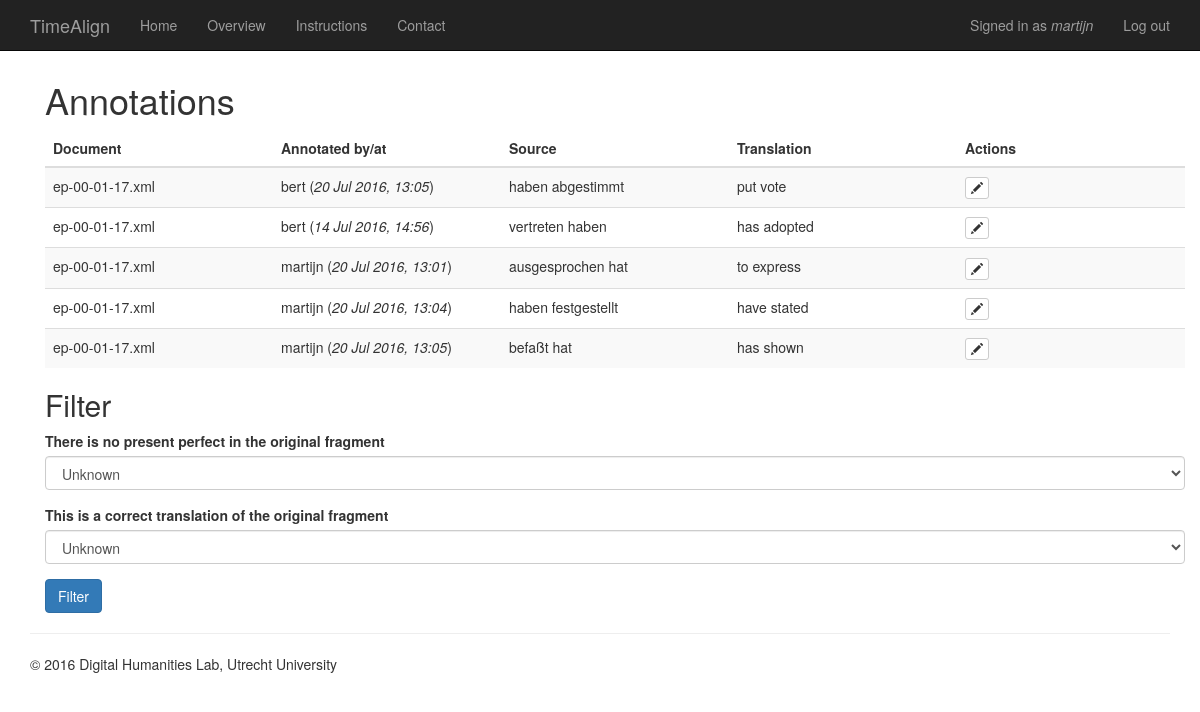
Screenshot of /list/de/en/ (signed in) with the database file from the repository.
### annotations/models.py (models this page shows, shortened)
class Annotation(models.Model):
    alignment = models.ForeignKey(Alignment)
    is_no_target = models.BooleanField('There is no present perfect in the original fragment', default=False)
    is_translation = models.BooleanField('This is a correct translation of the original fragment', default=True)
    words = models.ManyToManyField(Word, blank=True)
    annotated_by = models.ForeignKey(settings.AUTH_USER_MODEL)
    annotated_at = models.DateTimeField(auto_now=True)
    class Meta:
        unique_together = ('alignment', 'annotated_by', )
    def selected_words(self):
        return ' '.join([word.word for word in self.words.all().order_by('xml_id')])

class Alignment(models.Model):
    type = models.CharField(max_length=10)
    original_fragment = models.ForeignKey(Fragment, null=True, related_name='original')
    translated_fragment = models.ForeignKey(Fragment, null=True, related_name='translated')

class Fragment(models.Model):
    GERMAN = 'de'
    ENGLISH = 'en'
    SPANISH = 'es'
    FRENCH = 'fr'
    DUTCH = 'nl'
    LANGUAGES = (
        (GERMAN, 'German'),
        (ENGLISH, 'English'),
        (SPANISH, 'Spanish'),
        (FRENCH, 'French'),
        (DUTCH, 'Dutch'),
    )
    language = models.CharField(max_length=2, choices=LANGUAGES)
    speaker_language = models.CharField(max_length=2, choices=LANGUAGES)
    document = models.ForeignKey(Document)
    def target_words(self):
        result = []
        for sentence in self.sentence_set.all():
            result.extend([word.word for word in sentence.word_set.filter(is_target=True)])
        return ' '.join(result)

class Document(models.Model):
    title = models.CharField(max_length=200, unique=True)

class Sentence(models.Model):
    xml_id = models.CharField(max_length=20)
    fragment = models.ForeignKey(Fragment)

class Word(models.Model):
    xml_id = models.CharField(max_length=20)
    word = models.CharField(max_length=200)
    pos = models.CharField(max_length=10)
    lemma = models.CharField(max_length=200, null=True)
    is_target = models.BooleanField(default=False)
    sentence = models.ForeignKey(Sentence)

### annotations/views.py (the view)
# urls.py: url(r'^list/(?P<l1>\w+)/(?P<l2>\w+)/$', AnnotationList.as_view(), name='list'),
class AnnotationList(FilterView):
    context_object_name = 'annotations'
    filterset_class = AnnotationFilter
    def get_queryset(self):
        return Annotation.objects.filter(alignment__original_fragment__language=self.kwargs['l1'],
                                         alignment__translated_fragment__language=self.kwargs['l2'])

### annotations/templates/annotations/annotation_filter.html
{% extends "annotations/base.html" %}
{% load bootstrap3 %}
{% block content %}
<div class="container">
    <h1>Annotations</h1>
    <table class="table table-striped">
        <thead>
            <tr>
                <th width="10%">Document</th>
                <th width="10%">Annotated by/at</th>
                <th width="10%">Source</th>
                <th width="10%">Translation</th>
                <th width="10%">Actions</th>
            </tr>
        </thead>
        <tbody>
            {% for annotation in annotations %}
            <tr>
                <td>{{ annotation.alignment.original_fragment.document.title }}</td>
                <td>{{ annotation.annotated_by }} (<em>{{ annotation.annotated_at|date:"j M Y, G:i" }}</em>)</td>
                <td>{{ annotation.alignment.original_fragment.target_words }}</td>
                <td>{{ annotation.selected_words }}</td>
                <td>
                    <a href="{% url 'annotations:edit' annotation.id %}" role="button" class="btn btn-default btn-xs" aria-label="Edit">
                        <span class="glyphicon glyphicon-pencil" aria-hidden="true"></span>
                    </a>
                </td>
            </tr>
            {% endfor %}
        </tbody>
    </table>
    <h2>Filter</h2>
    <form action="" method="get">
        {% bootstrap_form filter.form %}
        {% bootstrap_button "Filter" button_type="submit" %}
    </form>
</div>
{% endblock %}

### annotations/templates/annotations/base.html (shortened to what this page needs)
<!DOCTYPE html>
<html lang="en">
    <head>
        {% load bootstrap3 %}
        {% bootstrap_css %}
        <link rel="stylesheet" href="http://cdn.jsdelivr.net/qtip2/3.0.3/basic/jquery.qtip.min.css">
    </head>
    <body>
        <nav class="navbar navbar-inverse navbar-fixed-top">
            <div class="container">
                <div class="navbar-header">
                    <a class="navbar-brand" href="#">TimeAlign</a>
                </div>
                <div id="navbar" class="navbar-collapse collapse">
                    <ul class="nav navbar-nav">
                        <li><a href="{% url 'annotations:start' %}">Home</a></li>
                        {% if user.is_authenticated %}
                        <li><a href="{% url 'annotations:home' %}">Overview</a></li>
                        {% endif %}
                        <li><a href="{% url 'annotations:instructions' 1 %}">Instructions</a></li>
                        <li><a href="{% url 'annotations:contact' %}">Contact</a></li>
                    </ul>
                    <ul class="nav navbar-nav navbar-right">
                        {% if user.is_authenticated %}
                        <li><p class="navbar-text">Signed in as <em>{{ user.username }}</em></p></li>
                        <li><a href="{% url 'logout' %}?next={% url 'annotations:start' %}">Log out</a></li>
                        {% else %}
                        <li><a href="{% url 'login' %}">Log in</a></li>
                        {% endif %}
                    </ul>
                </div>
            </div>
        </nav>
        <div class="container" style="margin-top: 60px;">
            <div>{% block content %}{% endblock %}</div>
            <hr>
            <footer>
                <p>&copy; 2016 Digital Humanities Lab, Utrecht University</p>
            </footer>
        </div>
    </body>
</html>

### rows the page displays
Annotation: alignment.original_fragment.document "ep-00-01-17.xml", annotated_by "bert", annotated_at "20 Jul 2016, 13:05", alignment.original_fragment.target_words "haben abgestimmt", selected_words "put vote"
Annotation: alignment.original_fragment.document "ep-00-01-17.xml", annotated_by "bert", annotated_at "14 Jul 2016, 14:56", alignment.original_fragment.target_words "vertreten haben", selected_words "has adopted"
Annotation: alignment.original_fragment.document "ep-00-01-17.xml", annotated_by "martijn", annotated_at "20 Jul 2016, 13:01", alignment.original_fragment.target_words "ausgesprochen hat", selected_words "to express"
Annotation: alignment.original_fragment.document "ep-00-01-17.xml", annotated_by "martijn", annotated_at "20 Jul 2016, 13:04", alignment.original_fragment.target_words "haben festgestellt", selected_words "have stated"
Annotation: alignment.original_fragment.document "ep-00-01-17.xml", annotated_by "martijn", annotated_at "20 Jul 2016, 13:05", alignment.original_fragment.target_words "befaßt hat", selected_words "has shown"

### other values shown
{{ user.username }} "martijn"
